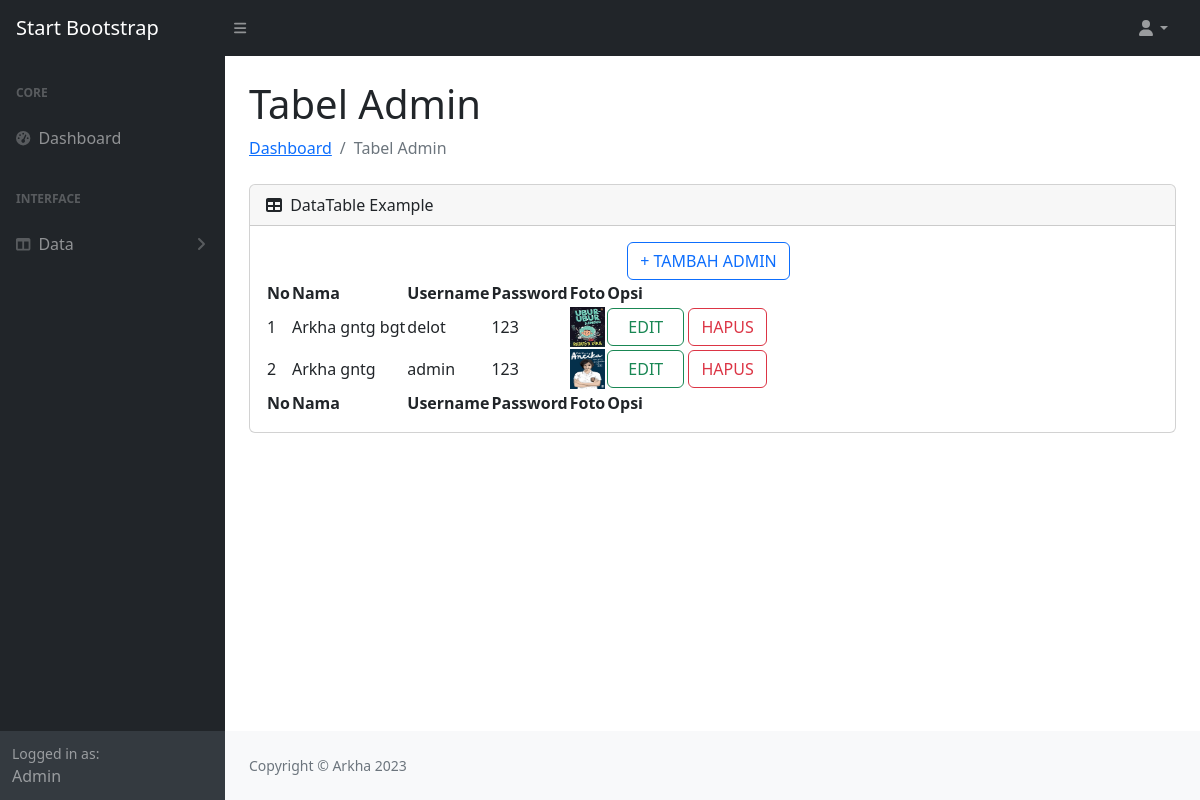
/admin/tabel_admin.php, run on the app's committed database.
### tables this page shows
CREATE TABLE `data_admin` (
  `id_admin` int(11) NOT NULL,
  `nama` varchar(250) NOT NULL,
  `username` varchar(250) NOT NULL,
  `password` varchar(250) NOT NULL,
  `foto` varchar(255) NOT NULL
);

### admin/tabel_admin.php (the view, shortened to what this page needs)
<!DOCTYPE html>
<html lang="en">
<head>
</head>
<body>
    <!DOCTYPE html>
    <html lang="en">
    <head>
        <link href="https://cdn.jsdelivr.net/npm/simple-datatables@7.1.2/dist/style.min.css" rel="stylesheet" />
        <link href="../css/styles.css" rel="stylesheet" />
    </head>
    <body class="sb-nav-fixed">
        <nav class="sb-topnav navbar navbar-expand navbar-dark bg-dark">
            <a class="navbar-brand ps-3" href="index.php">Start Bootstrap</a>
            <button class="btn btn-link btn-sm order-1 order-lg-0 me-4 me-lg-0" id="sidebarToggle" href="#!"><i
                    class="fas fa-bars"></i></button>
            <ul class="navbar-nav ms-auto ms-md-0 me-3 me-lg-4">
                <li class="nav-item dropdown">
                    <a class="nav-link dropdown-toggle" id="navbarDropdown" href="#" role="button"
                        data-bs-toggle="dropdown" aria-expanded="false"><i class="fas fa-user fa-fw"></i></a>
                </li>
            </ul>
        </nav>
        <div id="layoutSidenav">
            <div id="layoutSidenav_nav">
                <nav class="sb-sidenav accordion sb-sidenav-dark" id="sidenavAccordion">
                    <div class="sb-sidenav-menu">
                        <div class="nav">
                            <div class="sb-sidenav-menu-heading">Core</div>
                            <a class="nav-link" href="index.php">
                                <div class="sb-nav-link-icon"><i class="fas fa-tachometer-alt"></i></div>
                                Dashboard
                            </a>
                            <div class="sb-sidenav-menu-heading">Interface</div>
                            <a class="nav-link collapsed" href="#" data-bs-toggle="collapse"
                                data-bs-target="#collapseLayouts" aria-expanded="false" aria-controls="collapseLayouts">
                                <div class="sb-nav-link-icon"><i class="fas fa-columns"></i></div>
                                Data
                                <div class="sb-sidenav-collapse-arrow"><i class="fas fa-angle-down"></i></div>
                            </a>
                        </div>
                    </div>
                    <div class="sb-sidenav-footer">
                        <div class="small">Logged in as:</div>
                        Admin
                    </div>
                </nav>
            </div>
            <div id="layoutSidenav_content">
                <main>
                    <div class="container-fluid px-4">
                        <h1 class="mt-4">Tabel Admin</h1>
                        <ol class="breadcrumb mb-4">
                            <li class="breadcrumb-item"><a href="index.php">Dashboard</a></li>
                            <li class="breadcrumb-item active">Tabel Admin</li>
                        </ol>
                        <div class="card mb-4">
                            <div class="card-header">
                                <i class="fas fa-table me-1"></i>
                                DataTable Example
                            </div>
                            <div class="card-body">
                                <table id="datatablesSimple">
                                    <div class="d-flex justify-content-center">
                                        <a href="tambah_admin.php" class="btn btn-outline-primary"
                                            style="text-decoration:none; margin-right: 0.5rem;">+
                                            TAMBAH ADMIN</a>
                                    </div>
                                    <thead>
                                        <tr>
                                            <th>No</th>
                                            <th>Nama</th>
                                            <th>Username</th>
                                            <th>Password</th>
                                            <th>Foto</th>
                                            <th>Opsi</th>
                                        </tr>
                                    </thead>
                                    <tfoot>
                                        <tr>
                                            <th>No</th>
                                            <th>Nama</th>
                                            <th>Username</th>
                                            <th>Password</th>
                                            <th>Foto</th>
                                            <th>Opsi</th>
                                        </tr>
                                    </tfoot>
                                    <tbody>
                                        <?php
                                        include 'koneksi.php';
                                        $no = 1;
                                        $data = mysqli_query($koneksi, "select * from data_admin");
                                        while ($d = mysqli_fetch_array($data)) {
                                            ?>
                                            <tr>
                                                <td>
                                                    <?php echo $no++; ?>
                                                </td>
                                                <td>
                                                    <?php echo $d['nama']; ?>
                                                </td>
                                                <td>
                                                    <?php echo $d['username']; ?>
                                                </td>
                                                <td>
                                                    <?php echo $d['password']; ?>
                                                </td>
                                                <td>
                                                    <img src="foto_admin/<?php echo $d['foto'] ?>" width="35" height="40">
                                                </td>
                                                <td>
                                                    <a href="edit_admin.php?id_admin=<?php echo $d['id_admin']; ?>" name="id_admin"
                                                        class="btn btn-outline-success" style="width: 77px;">EDIT</a>
                                                    <a href="hapus_admin.php?id_admin=<?php echo $d['id_admin']; ?>"
                                                        class="btn btn-outline-danger">HAPUS</a>
                                                </td>
                                            </tr>
                                            <?php
                                        }
                                        ?>
                                </table>
                            </div>
                        </div>
                    </div>
                </main>
                <footer class="py-4 bg-light mt-auto">
                    <div class="container-fluid px-4">
                        <div class="d-flex align-items-center justify-content-between small">
                            <div class="text-muted">Copyright &copy; Arkha 2023</div>
                        </div>
                    </div>
                </footer>
            </div>
        </div>
    </body>
    </html>
</body>
</html>

### data on the page
data_admin: nama "Arkha gntg bgt", username "delot", password "123", foto (picture)
data_admin: nama "Arkha gntg", username "admin", password "123", foto (picture)
